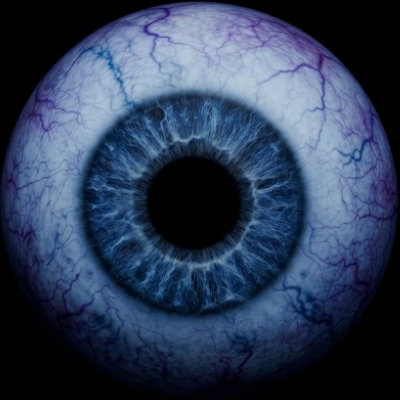
#> input picture create/cold_blue.png, 400 x 400 px, found by its file name
$ python normalize_eye.py raw/cold_blue.png --name coldBlue
#> lines starting #> are read from the running program, lines starting #| are printed output that depends on the picture; after the words box and inside, x2 and y2 are one past the last pixel; in counts of white or black regions, pixels touching at a corner belong together
#!/usr/bin/env python3
"""Normalise a raw single-eyeball crop into Uncanny Eyes source parts.

Emits, into a variant folder:
    sclera.png                  SCLERA x SCLERA RGB, pupil centred, dark
    iris.png                    IRIS_W x IRIS_H RGB, unrolled polar strip
    lid-upper.png               copied from the reference variant
    lid-lower.png               copied from the reference variant
    lid-upper-symmetrical.png   copied from the reference variant
    lid-lower-symmetrical.png   copied from the reference variant

No pupilMap.png: the pupil is round, so tablegen assumes one.

Geometry is measured from the image rather than hardcoded, because IRIS_SIZE has
to track the real limbus radius -- if the polar table is much larger than the
iris, the iris texture bleeds out into the sclera when the eye dilates.

Usage:
    python3 normalize_eye.py raw/cold_blue.png --name coldBlue
    python3 normalize_eye.py raw/cold_blue.png --name coldBlue --dry-run

Angle convention (matches tablegen exactly):
    the polar table stores  a = int((atan2(dy,dx) + pi) / (2*pi) * 512)
    with dy measured in IMAGE coordinates (y down), and the renderer indexes
    iris.png by that same a. So column 0 is -x (9 o'clock), 128 is -y (12
    o'clock), 256 is +x, 384 is +y -- i.e. it sweeps clockwise on screen.
"""

import argparse
import math
import os
import shutil
import sys

import numpy as np
from PIL import Image, ImageFilter

HERE = os.path.dirname(os.path.abspath(__file__))
PROJ = os.path.dirname(HERE)
CONV = os.path.join(PROJ, "Uncanny_Eyes", "convert")
REF_VARIANT = "defaultEye"

# The polar angle field is 9 bits (0..511); the radial field is 7 bits (0..127).
POLAR_ANGLES = 512


def flood_from(mask, seed):
    """4-connected component containing `seed`, as a boolean mask.

    Plain BFS over a numpy bool mask -- no scipy dependency. The pupil is found
    this way so the dark vignette in the frame corners cannot be mistaken for it.
    """
    H, W = mask.shape
    if not mask[seed]:
        return np.zeros_like(mask)
    out = np.zeros_like(mask)
    stack = [seed]
    out[seed] = True
    while stack:
        y, x = stack.pop()
        for ny, nx in ((y - 1, x), (y + 1, x), (y, x - 1), (y, x + 1)):
            if 0 <= ny < H and 0 <= nx < W and mask[ny, nx] and not out[ny, nx]:
                out[ny, nx] = True
                stack.append((ny, nx))
    return out


def find_pupil(lum, dark_thr):
    """Coarse pupil CENTRE via the dark blob containing the frame centre.

    Returns (cx, cy, flood_radius, area). The flood radius is only a by-product
    and is NOT used as the pupil radius -- see find_pupil_radius, which measures
    that properly from the radial profile. A dark-but-textured pupil (an organ
    rather than a black hole) breaks an absolute luma threshold: the fill stops
    at the first bright texel and reports a radius far too small.
    """
    H, W = lum.shape
    mask = lum < dark_thr
    cy0, cx0 = H // 2, W // 2
    # Seed at the darkest pixel within a small window around the centre, so a
    # slightly off-centre pupil is still found.
    win = min(H, W) // 8
    sub = lum[cy0 - win:cy0 + win + 1, cx0 - win:cx0 + win + 1]
    oy, ox = np.unravel_index(np.argmin(sub), sub.shape)
    seed = (cy0 - win + int(oy), cx0 - win + int(ox))
    comp = flood_from(mask, seed)
    area = int(comp.sum())
    ys, xs = np.nonzero(comp)
    return (float(xs.mean()), float(ys.mean()),
            math.sqrt(area / math.pi), area)


def find_pupil_radius(prof, rmax):
    """Pupil radius from the radial median profile.

    The pupil is a flat dark plateau; the iris is much brighter. Cross that gap
    at a quarter of the way up, using a percentile of the inner profile rather
    than its peak -- a peak search is defeated by internal pupil texture, and a
    percentile is immune to the blown specular highlights that plague stock eye
    photography.

    Deliberately lands slightly OUTSIDE the true pupil edge: the innermost strip
    row is the pupil border, so overshooting samples iris stroma just outside
    the pupil, whereas undershooting would bake a dark pupil into the strip.
    """
    prof = smooth(prof)
    # Plateau = the pupil's own brightness. Sample a WIDE inner band, not a
    # tiny one: a baked pure-black seed dot sits at the centre and is darker
    # than the pupil, so a narrow median reads the DOT instead and the measured
    # pupil radius shifts (chalk_blue 98->97, fire 93->90), which then offsets
    # the whole unrolled iris strip by a row or two. A wide median is dominated
    # by pupil and ignores the dot.
    band = max(2, int(0.20 * rmax))
    wide = float(np.median(prof[:band]))
    narrow = float(np.median(prof[:max(2, int(0.015 * rmax))]))
    # Only trust the wide band if the profile is still flat at its edge,
    # i.e. the band really is inside the pupil. Otherwise fall back.
    plateau = wide if prof[band - 1] <= wide * 2.5 + 2.0 else narrow
    lo = int(0.05 * rmax)
    hi = max(lo + 4, int(0.40 * rmax))
    ref = float(np.percentile(prof[lo:hi], 90))
    if ref <= plateau + 1.0:
        return None, plateau, ref
    thr = plateau + 0.25 * (ref - plateau)
    above = np.nonzero(prof[lo:hi] > thr)[0]
    if above.size == 0:
        return None, plateau, ref
    return lo + int(above[0]), plateau, ref


def radial_median(rgb, cx, cy, rmax):
    """Median luminance per radius, over 720 angles -- robust to iris crypts."""
    H, W, _ = rgb.shape
    angs = np.linspace(0, 2 * math.pi, 720, endpoint=False)
    prof = np.zeros(rmax)
    for r in range(rmax):
        xs = np.clip((cx + r * np.cos(angs)).round().astype(int), 0, W - 1)
        ys = np.clip((cy + r * np.sin(angs)).round().astype(int), 0, H - 1)
        prof[r] = np.median(rgb[ys, xs].mean(1))
    return prof


def smooth(prof, k=5):
    """Centred moving average; kills single-radius noise before extremum search."""
    if k < 2:
        return prof
    pad = k // 2
    padded = np.pad(prof, pad, mode="edge")
    kernel = np.ones(k) / k
    return np.convolve(padded, kernel, mode="valid")


def find_limbus(prof, pupil_r, rmax):
    """Limbus radius: the dark limbal ring at the outer edge of the iris.

    Two traps this has to avoid:
      * a plain argmax finds the SCLERA, which is brighter than the iris;
      * a "first local minimum" finds the shallow 1-luma flattening around
        r=70 in a real iris, not the limbal ring at the iris edge.
    So: find the iris body peak first (first local max outside the pupil), then
    take the darkest radius among those still below half the sclera level.

    Returns (limbus_r, peak_r, sclera_level) so the caller can sanity-check.
    """
    lo = int(pupil_r) + 3
    if lo >= rmax - 6:
        raise SystemExit("pupil too large / frame too small; crop tighter")

    prof = smooth(prof)
    peak_r = None
    for r in range(lo + 1, rmax - 1):
        if prof[r] > prof[r - 1] and prof[r] >= prof[r + 1]:
            peak_r = r
            break
    if peak_r is None:
        raise SystemExit("no iris-body peak found outside the pupil")

    # Sclera brightness is the peak of the outer profile. The eyeball's
    # geometric edge is found separately by find_eyeball_edge -- using this peak
    # as the edge instead is what flattened the sclera veins.
    eyeball_r = peak_r + int(np.argmax(prof[peak_r:rmax]))
    sclera_level = float(prof[eyeball_r])
    if sclera_level <= prof[peak_r]:
        raise SystemExit(
            f"sclera peak {sclera_level:.0f} is not brighter than the iris peak "
            f"{prof[peak_r]:.0f}; cannot locate the limbus reliably")

    # Limbal ring = darkest radius inside the eyeball, still below half sclera.
    iris_region = np.arange(peak_r, max(peak_r + 2, eyeball_r))
    below = iris_region[prof[iris_region] < 0.5 * sclera_level]
    pool = below if below.size >= 3 else iris_region
    limbus_r = int(pool[np.argmin(prof[pool])])
    return limbus_r, peak_r, sclera_level, eyeball_r


def shift_to_centre(img, cx, cy):
    """Translate so (cx,cy) lands on the frame centre. No borders introduced."""
    W, H = img.size
    dx = int(round((W - 1) / 2 - cx))
    dy = int(round((H - 1) / 2 - cy))
    arr = np.array(img)
    out = np.empty_like(arr)
    ys = slice(max(0, dy), min(H, H + dy))
    xs = slice(max(0, dx), min(W, W + dx))
    ysrc = slice(max(0, -dy), min(H, H - dy))
    xsrc = slice(max(0, -dx), min(W, W - dx))
    out[ys, xs] = arr[ysrc, xsrc]
    if dy > 0:
        out[:dy] = 0
    elif dy < 0:
        out[H + dy:] = 0
    if dx > 0:
        out[:, :dx] = 0
    elif dx < 0:
        out[:, W + dx:] = 0
    return Image.fromarray(out), dx, dy


# [53 lines left out: function make_slit_pupil_map, not called in this run]


def dilate(mask, k):
    """Grow a boolean mask by k pixels (4-neighbour), no scipy."""
    out = mask.copy()
    for _ in range(k):
        nxt = out.copy()
        nxt[1:, :] |= out[:-1, :]
        nxt[:-1, :] |= out[1:, :]
        nxt[:, 1:] |= out[:, :-1]
        nxt[:, :-1] |= out[:, 1:]
        out = nxt
    return out


def find_background_radius(rgb, cx, cy, seed_radius):
    """Per-angle radius at which the eyeball ends and the photo background begins.

    Four earlier attempts failed on real samples, all documented so they are not
    retried:

      * the radial profile's luminance peak -- not the edge; using it flattened
        the sclera veins (fire.png luma std fell 56 -> 16);
      * flood fill on "differs from border colour" seeded at the pupil centre --
        with a black background a black pupil matches the background too, so the
        seed was invalid and the fill leaked to radius 853 on a 757px image;
      * the same fill seeded at the iris mid-radius, walking outward while the
        circle stayed >=98% covered -- dark iris crypts fall below the luma cut,
        so coverage never reached 98% (returned 47, then 90, on cold_blue);
      * walking OUTWARD per angle until luma matched the background -- same
        fault: dark iris crypts and dark sclera veins read as background
        (chalk_blue stopped at 170 when the eyeball runs to ~370).

    Scanning INWARD from outside the eyeball is immune to all of that. Dark
    texture inside the sphere can never terminate the search, because the search
    only ever moves toward the centre and stops at the first eyeball pixel. The
    match is on the border's full RGB rather than luma, so a dark blue iris is
    never mistaken for a black backdrop.

    Returns (angles, radius_per_angle, border_rgb). The median radius is a safe
    representative for sizing and reporting.
    """
    H, W, _ = rgb.shape
    b = max(2, min(H, W) // 40)
    border_px = np.concatenate([
        rgb[:b, :, :].reshape(-1, 3), rgb[-b:, :, :].reshape(-1, 3),
        rgb[:, :b, :].reshape(-1, 3), rgb[:, -b:, :].reshape(-1, 3),
    ])
    bg = np.median(border_px, axis=0)

    angs = np.linspace(0, 2 * math.pi, 720, endpoint=False)
    cos_t, sin_t = np.cos(angs), np.sin(angs)
    # Start beyond the farthest in-image pixel so the first step is always valid.
    r_start = float(np.hypot(max(cx, W - 1 - cx), max(cy, H - 1 - cy)))
    stops = np.empty(len(angs))
    step = 2.0
    tol = 30.0
    for j in range(len(angs)):
        r = r_start
        found = seed_radius
        while r > seed_radius:
            x = int(round(cx + r * cos_t[j]))
            y = int(round(cy + r * sin_t[j]))
            if 0 <= x < W and 0 <= y < H:
                d = float(np.linalg.norm(rgb[y, x] - bg))
                if d > tol:
                    found = r            # first eyeball texel from the outside
                    break
            r -= step
        stops[j] = found
    return angs, stops, bg


def highlight_mask(rgb, cx, cy, eyeball_r):
    """Boolean mask of genuinely blown specular highlights.

    Two earlier attempts, both rejected against real samples:

      * luma above a fixed cut -- on a warm bright iris the stroma p99 (170 for
        fire.png) sits close to the catchlight, so any useful cut also eats the
        brightest flames;
      * bright AND desaturated -- fire.png contains a deliberately PALE BLUE
        GREY SECTOR of iris next to the fire. It is desaturated and bright, so
        this flagged genuine artwork and filled it with radial-median orange,
        leaving speckle. Worse on cold_blue (1.3% of frame wrongly replaced).

    What actually separates a catchlight is that it is locally anomalous AND
    clipped: much brighter than its own neighbourhood, and near the top of the
    range. The pale iris sector is bright but sits close to its surroundings,
    so a local-contrast test leaves it alone.
    """
    H, W, _ = rgb.shape
    lum = rgb.mean(2)

    med = np.array(Image.fromarray(lum.astype(np.uint8))
                   .filter(ImageFilter.MedianFilter(size=9)), dtype=float)
    yy, xx = np.mgrid[0:H, 0:W]
    inside = np.hypot(xx - cx, yy - cy) <= eyeball_r

    floor = max(215.0, 0.85 * float(np.percentile(lum, 99.9)))
    blown = inside & (lum > floor) & ((lum - med) > 50.0)
    return dilate(blown, 2)


def despeckle(rgb, cx, cy, rmax, blown):
    """Replace masked highlight texels with the angular median at that radius.

    A catchlight is a small bright blob on the source, but the plate pans the
    whole eyeball horizontally, so a baked highlight visibly swims. Worse, the
    iris strip is radially stretched as the pupil dilates, which smears a
    highlight into a pale streak right across the iris.

    Taking the MEDIAN over the angles at each radius excludes the highlight (a
    minority of angles) while keeping the surrounding stroma colour, and stays
    radial so the circumferential fibre structure survives.

    Returns (cleaned_rgb, replaced_count).
    """
    H, W, _ = rgb.shape
    angs = np.linspace(0, 2 * math.pi, 720, endpoint=False)
    out = rgb.copy()
    replaced = 0
    for r in range(1, rmax):
        ix = np.clip((cx + r * np.cos(angs)).round().astype(int), 0, W - 1)
        iy = np.clip((cy + r * np.sin(angs)).round().astype(int), 0, H - 1)
        bad = blown[iy, ix]
        if not bad.any():
            continue
        good = ~bad
        if good.sum() < 8:                 # too few clean samples: leave alone
            continue
        fill = np.median(rgb[iy[good], ix[good]], axis=0)
        out[iy[bad], ix[bad]] = fill
        replaced += int(bad.sum())
    return out, replaced


def build_plate(rgb, cx, cy, size, limbus_r_src, limbus_r_plate, eyeball_r_src,
                bg_angs=None, bg_stops=None, no_sclera=False):
    """Radial resample of the eyeball into a `size` square plate.

    For normal eye photos we synthesize the extra sclera margin required to make
    a 200px plate look like a full eye. For a true no-sclera input, however,
    the iris already occupies the visible plate and there is no fictional
    sclera to invent: keep the source footprint intact instead of flattening it.
    """
    H, W, _ = rgb.shape
    k = limbus_r_src / limbus_r_plate          # source px per plate px
    half = size / 2.0

    n = size
    c = (n - 1) / 2.0
    py, px = np.mgrid[0:n, 0:n]
    dx = px - c
    dy = py - c
    rp = np.sqrt(dx * dx + dy * dy)
    theta = np.arctan2(dy, dx)
    # Clamp the sample radius at the eyeball edge, per angle: beyond it the
    # source is the photo background (black or white), which must never be
    # sampled or it fringes the plate margin.
    rs = rp * k
    if bg_stops is not None:
        idx = np.round((theta + math.pi) / (2 * math.pi) * len(bg_angs)).astype(int)
        idx = np.clip(idx, 0, len(bg_stops) - 1)
        rs = np.minimum(rs, bg_stops[idx])
    else:
        rs = np.minimum(rs, eyeball_r_src)
    sx = np.clip((cx + rs * np.cos(theta)).round().astype(int), 0, W - 1)
    sy = np.clip((cy + rs * np.sin(theta)).round().astype(int), 0, H - 1)
    out = rgb[sy, sx].astype(float)

    if no_sclera:
        return Image.fromarray(np.clip(out, 0, 255).astype(np.uint8))

    # Median colour of the sclera, for the synthesised margin only.
    angs = np.linspace(0, 2 * math.pi, 720, endpoint=False)
    ring = []
    for rr in np.linspace(0.78, 0.95, 6) * eyeball_r_src:
        ix = np.clip((cx + rr * np.cos(angs)).round().astype(int), 0, W - 1)
        iy = np.clip((cy + rr * np.sin(angs)).round().astype(int), 0, H - 1)
        ring.append(rgb[iy, ix])
    sclera_rgb = np.median(np.concatenate(ring, axis=0), axis=0)

    # Keep REAL sclera for as long as the source has any, then fade to flat.
    # Blending on the SOURCE radius instead (as an earlier version did) started
    # flattening veins that are still perfectly visible -- fire.png's sclera is
    # the whole point of the eye, and its luma std fell from 56 to 16.
    r_real = min(eyeball_r_src / k, half * 0.98)
    t = np.clip((rp - r_real) / max(1e-6, half - r_real), 0.0, 1.0)
    t = t * t * (3.0 - 2.0 * t)                       # smoothstep
    out = out * (1.0 - t[:, :, None]) + sclera_rgb[None, None, :] * t[:, :, None]

    # Gentle falloff toward the corners so the margin reads as curved sclera.
    fall = 1.0 - 0.30 * np.clip(rp / half, 0.0, 1.0) ** 2
    out *= fall[:, :, None]
    return Image.fromarray(np.clip(out, 0, 255).astype(np.uint8))


def unroll_iris(rgb, cx, cy, pupil_r, limbus_r, out_w, out_h):
    """Polar unroll: x = angle, row 0 = limbus, last row = pupil edge.

    Deliberately stops at the pupil radius rather than the centre, so the strip
    carries limbus-to-collarette texture and the pupil stays sclera's job.
    """
    H, W, _ = rgb.shape
    col = np.arange(out_w)
    row = np.arange(out_h)
    theta = -math.pi + 2 * math.pi * (col + 0.5) / out_w
    # row 0 -> limbus_r, row out_h-1 -> pupil_r
    radius = limbus_r - (limbus_r - pupil_r) * (row + 0.5) / out_h
    sx = cx + radius[:, None] * np.cos(theta)[None, :]
    sy = cy + radius[:, None] * np.sin(theta)[None, :]
    ix = np.clip(sx.round().astype(int), 0, W - 1)
    iy = np.clip(sy.round().astype(int), 0, H - 1)
    return Image.fromarray(rgb[iy, ix])


def main():
    ap = argparse.ArgumentParser(description=__doc__,
                                 formatter_class=argparse.RawDescriptionHelpFormatter)
    ap.add_argument("source", help="raw single-eyeball crop (png/jpeg)")
    ap.add_argument("--name", required=True, help="variant name, e.g. coldBlue")
    ap.add_argument("--out", default=None,
                    help="output variant dir (default Uncanny_Eyes/convert/<name>)")
    ap.add_argument("--sclera-size", type=int, default=200)
    ap.add_argument("--framing", choices=("limbus", "eyeball"), default="limbus",
                    help="limbus: scale so the limbus sits at --limbus-radius, "
                         "synthesising a sclera margin (matches defaultEye, "
                         "IRIS_SIZE 80). eyeball: the eyeball itself fills the "
                         "plate, so IRIS_SIZE follows from the real limbus and "
                         "the iris ends up much larger than any shipped variant.")
    ap.add_argument("--iris-w", type=int, default=POLAR_ANGLES)
    ap.add_argument("--iris-h", type=int, default=128)
    ap.add_argument("--limbus-radius", type=int, default=40,
                    help="limbus framing only: target limbus radius in the plate, px")
    ap.add_argument("--pupil", choices=("round", "slit"), default="round",
                    help="round (no pupilMap.png) or slit (writes pupilMap.png)")
    ap.add_argument("--slit-axis", choices=("vertical", "horizontal"),
                    default="vertical", help="slit orientation")
    ap.add_argument("--slit-width", type=float, default=0.40,
                    help="slit half-width as a fraction of the iris radius; ~0.40 matches "
                         "T/R at the rest pose")
    ap.add_argument("--pupil-centre", default=None,
                    help="force the pupil centre as X,Y in source pixels; "
                         "skips detection entirely (most deterministic)")
    ap.add_argument("--pupil-threshold", type=int, default=12,
                    help="luma below this counts as pupil (centre estimate only)")
    ap.add_argument("--dry-run", action="store_true", help="measure only, write nothing")
    args = ap.parse_args()

    out_dir = args.out or os.path.join(CONV, args.name)

    src = Image.open(args.source)
#> src is the input picture: PIL image 400x400 RGBA; mean R, G, B, A 47, 61.8, 87.5, 255
    had_alpha = src.mode in ("RGBA", "LA") or "transparency" in src.info
#> had_alpha = True
    # Alpha is discarded by tablegen anyway; flatten onto black so the RGBA
    # channel cannot surprise anyone later.
    img = src.convert("RGBA") if had_alpha else src.convert("RGB")
    if had_alpha:
        bg = Image.new("RGBA", img.size, (0, 0, 0, 255))
        img = Image.alpha_composite(bg, img)
    img = img.convert("RGB")

    rgb = np.array(img).astype(float)
    lum = rgb.mean(2)
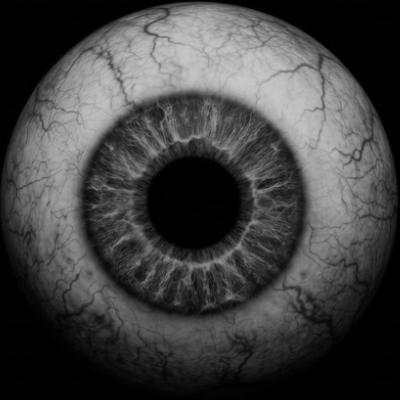
#> lum: shape (400, 400) float64; min 0, max 202.7, mean 65.4
    H, W = lum.shape

    rmax = min(H, W) // 2 - 2

    # Pupil centre, in order of decreasing determinism:
    #   1. --pupil-centre   (explicit; nothing is inferred)
    #   2. the darkest blob (inferred -- reliable, but least reproducible)
    #
    # A baked #000000 seed dot is deliberately NOT auto-detected. A black pupil
    # is full of scattered exactly-zero texels, so any flood fill started at the
    # dot merges with them and the blob is neither compact nor centred: the
    # guard that rejected those specks also rejected a genuine dot. On
    # 200px sources the deterministic path is to bake the dot AND pass its fixed
    # position via --pupil-centre.
    seed_note = "inferred from darkest blob"
    if args.pupil_centre:
        try:
            px, py = (float(v) for v in args.pupil_centre.split(","))
        except ValueError:
            raise SystemExit("--pupil-centre must be X,Y in source pixels")
        pupil_cx, pupil_cy = px, py
        seed_note = f"forced to ({px:g}, {py:g})"
        flood_r, flood_area = float("nan"), 0
    else:
        pupil_cx, pupil_cy, flood_r, flood_area = find_pupil(lum, args.pupil_threshold)
#> in find_pupil, `mask = lum < dark_thr`:
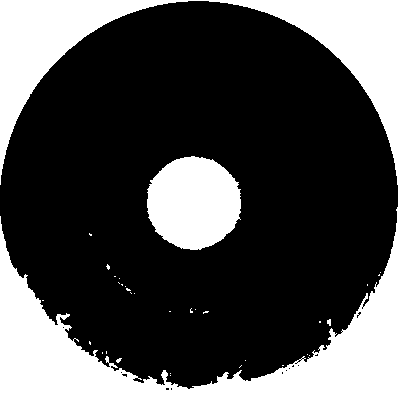
#> mask: shape (400, 400) bool; 29.8% white; 33 white regions (30 under 20 px), largest, box (x1, y1, x2, y2) and area: (0, 0, 400, 400) 40656, (147, 156, 241, 250) 6871, (327, 319, 331, 326) 22
#> in find_pupil, `sub = lum[cy0 - win:cy0 + win + 1, cx0 - win:cx0 + win + 1]`:
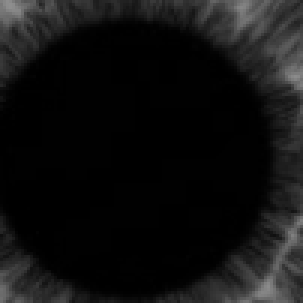
#> sub: shape (101, 101) float64 (shown 3 times larger); min 0, max 142.3, mean 17.3
#> in find_pupil, `oy, ox = np.unravel_index(np.argmin(sub), sub.shape)`: oy = 10; ox = 41
#> in find_pupil, `seed = (cy0 - win + int(oy), cx0 - win + int(ox))`: seed = (160, 191)
#> in flood_from, `stack = [seed]`: stack = [(160, 191)]
#> the loop in flood_from, `while stack:` made 6870 passes
#> (y, x) on passes 1 to 3: (160, 191), (160, 192), (160, 193)
#> after the loop in flood_from, `while stack:`:
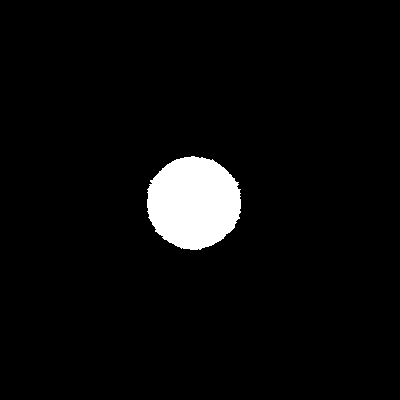
#> out: shape (400, 400) bool; 4.3% white; 1 white region, box (x1, y1, x2, y2) and area: (147, 156, 241, 250) 6870
#> after the loop in flood_from, `while stack:`: stack = []
#> in find_pupil, `area = int(comp.sum())`: area = 6870
#> (the rest of the program and of its run is left out)
